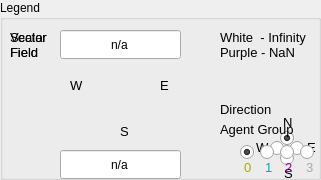
         <widget class="QGroupBox" name="groupBox_10">
          <property name="minimumSize">
           <size>
            <width>321</width>
            <height>180</height>
           </size>
          </property>
          <property name="maximumSize">
           <size>
            <width>321</width>
            <height>180</height>
           </size>
          </property>
          <property name="title">
           <string>Legend</string>
          </property>
          <widget class="QFrame" name="frameLegendVector">
           <property name="geometry">
            <rect>
             <x>10</x>
             <y>30</y>
             <width>191</width>
             <height>111</height>
            </rect>
           </property>
           <widget class="QLabel" name="labelSouth">
            <property name="geometry">
             <rect>
              <x>110</x>
              <y>92</y>
              <width>16</width>
              <height>19</height>
             </rect>
            </property>
            <property name="text">
             <string>&lt;!DOCTYPE HTML PUBLIC &quot;-//W3C//DTD HTML 4.0//EN&quot; &quot;http://www.w3.org/TR/REC-html40/strict.dtd&quot;&gt;
&lt;html&gt;&lt;head&gt;&lt;meta name=&quot;qrichtext&quot; content=&quot;1&quot; /&gt;&lt;style type=&quot;text/css&quot;&gt;
p, li { white-space: pre-wrap; }
&lt;/style&gt;&lt;/head&gt;&lt;body style=&quot; font-family:'Sans'; font-size:12pt; font-weight:400; font-style:normal;&quot;&gt;
&lt;table style=&quot;-qt-table-type: root; margin-top:4px; margin-bottom:4px; margin-left:4px; margin-right:4px;&quot;&gt;
&lt;tr&gt;
&lt;td style=&quot;border: none;&quot;&gt;
&lt;p style=&quot; margin-top:0px; margin-bottom:0px; margin-left:0px; margin-right:0px; -qt-block-indent:0; text-indent:0px;&quot;&gt;&lt;span style=&quot; font-size:10pt;&quot;&gt;S&lt;/span&gt;&lt;/p&gt;&lt;/td&gt;&lt;/tr&gt;&lt;/table&gt;&lt;/body&gt;&lt;/html&gt;</string>
            </property>
           </widget>
           <widget class="QLabel" name="labelEast">
            <property name="geometry">
             <rect>
              <x>150</x>
              <y>46</y>
              <width>16</width>
              <height>19</height>
             </rect>
            </property>
            <property name="text">
             <string>&lt;!DOCTYPE HTML PUBLIC &quot;-//W3C//DTD HTML 4.0//EN&quot; &quot;http://www.w3.org/TR/REC-html40/strict.dtd&quot;&gt;
&lt;html&gt;&lt;head&gt;&lt;meta name=&quot;qrichtext&quot; content=&quot;1&quot; /&gt;&lt;style type=&quot;text/css&quot;&gt;
p, li { white-space: pre-wrap; }
&lt;/style&gt;&lt;/head&gt;&lt;body style=&quot; font-family:'Sans'; font-size:12pt; font-weight:400; font-style:normal;&quot;&gt;
&lt;table style=&quot;-qt-table-type: root; margin-top:4px; margin-bottom:4px; margin-left:4px; margin-right:4px;&quot;&gt;
&lt;tr&gt;
&lt;td style=&quot;border: none;&quot;&gt;
&lt;p style=&quot; margin-top:0px; margin-bottom:0px; margin-left:0px; margin-right:0px; -qt-block-indent:0; text-indent:0px;&quot;&gt;&lt;span style=&quot; font-size:10pt;&quot;&gt;E&lt;/span&gt;&lt;/p&gt;&lt;/td&gt;&lt;/tr&gt;&lt;/table&gt;&lt;/body&gt;&lt;/html&gt;</string>
            </property>
           </widget>
           <widget class="QLabel" name="gradientLegendLabel">
            <property name="geometry">
             <rect>
              <x>80</x>
              <y>26</y>
              <width>64</width>
              <height>64</height>
             </rect>
            </property>
            <property name="minimumSize">
             <size>
              <width>64</width>
              <height>64</height>
             </size>
            </property>
            <property name="maximumSize">
             <size>
              <width>64</width>
              <height>64</height>
             </size>
            </property>
            <property name="toolTip">
             <string>Color scale for vector fields.</string>
            </property>
            <property name="statusTip">
             <string>Color scale for vector fields.</string>
            </property>
            <property name="text">
             <string/>
            </property>
           </widget>
           <widget class="QLabel" name="labelNorth">
            <property name="geometry">
             <rect>
              <x>106</x>
              <y>6</y>
              <width>16</width>
              <height>19</height>
             </rect>
            </property>
            <property name="text">
             <string>&lt;!DOCTYPE HTML PUBLIC &quot;-//W3C//DTD HTML 4.0//EN&quot; &quot;http://www.w3.org/TR/REC-html40/strict.dtd&quot;&gt;
&lt;html&gt;&lt;head&gt;&lt;meta name=&quot;qrichtext&quot; content=&quot;1&quot; /&gt;&lt;style type=&quot;text/css&quot;&gt;
p, li { white-space: pre-wrap; }
&lt;/style&gt;&lt;/head&gt;&lt;body style=&quot; font-family:'Sans'; font-size:12pt; font-weight:400; font-style:normal;&quot;&gt;
&lt;table style=&quot;-qt-table-type: root; margin-top:4px; margin-bottom:4px; margin-left:4px; margin-right:4px;&quot;&gt;
&lt;tr&gt;
&lt;td style=&quot;border: none;&quot;&gt;
&lt;p style=&quot; margin-top:0px; margin-bottom:0px; margin-left:0px; margin-right:0px; -qt-block-indent:0; text-indent:0px;&quot;&gt;&lt;span style=&quot; font-size:10pt;&quot;&gt;N&lt;/span&gt;&lt;/p&gt;&lt;/td&gt;&lt;/tr&gt;&lt;/table&gt;&lt;/body&gt;&lt;/html&gt;</string>
            </property>
           </widget>
           <widget class="QLabel" name="labelWest">
            <property name="geometry">
             <rect>
              <x>60</x>
              <y>46</y>
              <width>21</width>
              <height>19</height>
             </rect>
            </property>
            <property name="text">
             <string>&lt;!DOCTYPE HTML PUBLIC &quot;-//W3C//DTD HTML 4.0//EN&quot; &quot;http://www.w3.org/TR/REC-html40/strict.dtd&quot;&gt;
&lt;html&gt;&lt;head&gt;&lt;meta name=&quot;qrichtext&quot; content=&quot;1&quot; /&gt;&lt;style type=&quot;text/css&quot;&gt;
p, li { white-space: pre-wrap; }
&lt;/style&gt;&lt;/head&gt;&lt;body style=&quot; font-family:'Sans'; font-size:12pt; font-weight:400; font-style:normal;&quot;&gt;
&lt;table style=&quot;-qt-table-type: root; margin-top:4px; margin-bottom:4px; margin-left:4px; margin-right:4px;&quot;&gt;
&lt;tr&gt;
&lt;td style=&quot;border: none;&quot;&gt;
&lt;p style=&quot; margin-top:0px; margin-bottom:0px; margin-left:0px; margin-right:0px; -qt-block-indent:0; text-indent:0px;&quot;&gt;&lt;span style=&quot; font-size:10pt;&quot;&gt;W&lt;/span&gt;&lt;/p&gt;&lt;/td&gt;&lt;/tr&gt;&lt;/table&gt;&lt;/body&gt;&lt;/html&gt;</string>
            </property>
           </widget>
           <widget class="QLabel" name="label_10">
            <property name="geometry">
             <rect>
              <x>0</x>
              <y>0</y>
              <width>51</width>
              <height>31</height>
             </rect>
            </property>
            <property name="text">
             <string>&lt;!DOCTYPE HTML PUBLIC &quot;-//W3C//DTD HTML 4.0//EN&quot; &quot;http://www.w3.org/TR/REC-html40/strict.dtd&quot;&gt;
&lt;html&gt;&lt;head&gt;&lt;meta name=&quot;qrichtext&quot; content=&quot;1&quot; /&gt;&lt;style type=&quot;text/css&quot;&gt;
p, li { white-space: pre-wrap; }
&lt;/style&gt;&lt;/head&gt;&lt;body style=&quot; font-family:'DejaVu Sans'; font-size:11pt; font-weight:400; font-style:normal;&quot;&gt;
&lt;table border=&quot;0&quot; style=&quot;-qt-table-type: root; margin-top:4px; margin-bottom:4px; margin-left:4px; margin-right:4px;&quot;&gt;
&lt;tr&gt;
&lt;td style=&quot;border: none;&quot;&gt;
&lt;p style=&quot; margin-top:0px; margin-bottom:0px; margin-left:0px; margin-right:0px; -qt-block-indent:0; text-indent:0px;&quot;&gt;&lt;span style=&quot; font-family:'Sans'; font-size:10pt;&quot;&gt;Vector&lt;/span&gt;&lt;/p&gt;
&lt;p style=&quot; margin-top:0px; margin-bottom:0px; margin-left:0px; margin-right:0px; -qt-block-indent:0; text-indent:0px;&quot;&gt;&lt;span style=&quot; font-family:'Sans'; font-size:10pt;&quot;&gt;Field&lt;/span&gt;&lt;/p&gt;&lt;/td&gt;&lt;/tr&gt;&lt;/table&gt;&lt;/body&gt;&lt;/html&gt;</string>
            </property>
           </widget>
          </widget>
          <widget class="QFrame" name="frameLegendValue">
           <property name="geometry">
            <rect>
             <x>0</x>
             <y>30</y>
             <width>221</width>
             <height>151</height>
            </rect>
           </property>
           <widget class="QLabel" name="valueLegendLabel">
            <property name="geometry">
             <rect>
              <x>96</x>
              <y>40</y>
              <width>51</width>
              <height>64</height>
             </rect>
            </property>
            <property name="toolTip">
             <string>Color scale for scalar fields.</string>
            </property>
            <property name="statusTip">
             <string>Color scale for scalar fields.</string>
            </property>
            <property name="text">
             <string/>
            </property>
           </widget>
           <widget class="QLabel" name="label_11">
            <property name="geometry">
             <rect>
              <x>10</x>
              <y>0</y>
              <width>51</width>
              <height>31</height>
             </rect>
            </property>
            <property name="text">
             <string>&lt;!DOCTYPE HTML PUBLIC &quot;-//W3C//DTD HTML 4.0//EN&quot; &quot;http://www.w3.org/TR/REC-html40/strict.dtd&quot;&gt;
&lt;html&gt;&lt;head&gt;&lt;meta name=&quot;qrichtext&quot; content=&quot;1&quot; /&gt;&lt;style type=&quot;text/css&quot;&gt;
p, li { white-space: pre-wrap; }
&lt;/style&gt;&lt;/head&gt;&lt;body style=&quot; font-family:'DejaVu Sans'; font-size:11pt; font-weight:400; font-style:normal;&quot;&gt;
&lt;table border=&quot;0&quot; style=&quot;-qt-table-type: root; margin-top:4px; margin-bottom:4px; margin-left:4px; margin-right:4px;&quot;&gt;
&lt;tr&gt;
&lt;td style=&quot;border: none;&quot;&gt;
&lt;p style=&quot; margin-top:0px; margin-bottom:0px; margin-left:0px; margin-right:0px; -qt-block-indent:0; text-indent:0px;&quot;&gt;&lt;span style=&quot; font-family:'Sans'; font-size:10pt;&quot;&gt;Scalar&lt;/span&gt;&lt;/p&gt;
&lt;p style=&quot; margin-top:0px; margin-bottom:0px; margin-left:0px; margin-right:0px; -qt-block-indent:0; text-indent:0px;&quot;&gt;&lt;span style=&quot; font-family:'Sans'; font-size:10pt;&quot;&gt;Field&lt;/span&gt;&lt;/p&gt;&lt;/td&gt;&lt;/tr&gt;&lt;/table&gt;&lt;/body&gt;&lt;/html&gt;</string>
            </property>
           </widget>
           <widget class="QLineEdit" name="colorScaleMaxLineEdit">
            <property name="geometry">
             <rect>
              <x>60</x>
              <y>0</y>
              <width>121</width>
              <height>29</height>
             </rect>
            </property>
            <property name="toolTip">
             <string>Color scale's upper bound
[Shift + Left Mouse Button] to select in view.</string>
            </property>
            <property name="statusTip">
             <string>Color scale's upper bound. [Shift + Left Mouse Button] to select in view.</string>
            </property>
            <property name="text">
             <string>n/a</string>
            </property>
            <property name="maxLength">
             <number>12</number>
            </property>
            <property name="alignment">
             <set>Qt::AlignCenter</set>
            </property>
           </widget>
           <widget class="QLineEdit" name="colorScaleMinLineEdit">
            <property name="geometry">
             <rect>
              <x>60</x>
              <y>120</y>
              <width>121</width>
              <height>29</height>
             </rect>
            </property>
            <property name="toolTip">
             <string>Color scale's lower bound. [Ctrl + Left Mouse Button] to select in view.</string>
            </property>
            <property name="statusTip">
             <string>Color scale's lower bound. [Ctrl + Left Mouse Button] to select in view.</string>
            </property>
            <property name="text">
             <string>n/a</string>
            </property>
            <property name="maxLength">
             <number>12</number>
            </property>
            <property name="alignment">
             <set>Qt::AlignCenter</set>
            </property>
           </widget>
           <zorder>valueLegendLabel</zorder>
           <zorder>label_11</zorder>
           <zorder>colorScaleMinLineEdit</zorder>
           <zorder>colorScaleMaxLineEdit</zorder>
          </widget>
          <widget class="QLabel" name="label_9">
           <property name="geometry">
            <rect>
             <x>220</x>
             <y>20</y>
             <width>101</width>
             <height>51</height>
            </rect>
           </property>
           <property name="text">
            <string>&lt;!DOCTYPE HTML PUBLIC &quot;-//W3C//DTD HTML 4.0//EN&quot; &quot;http://www.w3.org/TR/REC-html40/strict.dtd&quot;&gt;
&lt;html&gt;&lt;head&gt;&lt;meta name=&quot;qrichtext&quot; content=&quot;1&quot; /&gt;&lt;style type=&quot;text/css&quot;&gt;
p, li { white-space: pre-wrap; }
&lt;/style&gt;&lt;/head&gt;&lt;body style=&quot; font-family:'Sans'; font-size:12pt; font-weight:400; font-style:normal;&quot;&gt;
&lt;table border=&quot;0&quot; style=&quot;-qt-table-type: root; margin-top:4px; margin-bottom:4px; margin-left:4px; margin-right:4px;&quot;&gt;
&lt;tr&gt;
&lt;td style=&quot;border: none;&quot;&gt;
&lt;p style=&quot; margin-top:0px; margin-bottom:0px; margin-left:0px; margin-right:0px; -qt-block-indent:0; text-indent:0px;&quot;&gt;&lt;span style=&quot; font-size:10pt;&quot;&gt;White  - Infinity&lt;/span&gt;&lt;/p&gt;
&lt;p style=&quot; margin-top:0px; margin-bottom:0px; margin-left:0px; margin-right:0px; -qt-block-indent:0; text-indent:0px;&quot;&gt;&lt;span style=&quot; font-size:10pt;&quot;&gt;Purple - NaN&lt;/span&gt;&lt;/p&gt;&lt;/td&gt;&lt;/tr&gt;&lt;/table&gt;&lt;/body&gt;&lt;/html&gt;</string>
           </property>
          </widget>
          <widget class="QFrame" name="frameDirections">
           <property name="geometry">
            <rect>
             <x>160</x>
             <y>100</y>
             <width>161</width>
             <height>91</height>
            </rect>
           </property>
           <property name="frameShape">
            <enum>QFrame::NoFrame</enum>
           </property>
           <property name="frameShadow">
            <enum>QFrame::Raised</enum>
           </property>
           <widget class="QRadioButton" name="radioButtonDirectionNorth">
            <property name="geometry">
             <rect>
              <x>120</x>
              <y>30</y>
              <width>16</width>
              <height>16</height>
             </rect>
            </property>
            <property name="layoutDirection">
             <enum>Qt::LeftToRight</enum>
            </property>
            <property name="text">
             <string/>
            </property>
            <property name="checked">
             <bool>true</bool>
            </property>
           </widget>
           <widget class="QRadioButton" name="radioButtonDirectionEast">
            <property name="geometry">
             <rect>
              <x>130</x>
              <y>40</y>
              <width>16</width>
              <height>16</height>
             </rect>
            </property>
            <property name="layoutDirection">
             <enum>Qt::LeftToRight</enum>
            </property>
            <property name="text">
             <string/>
            </property>
           </widget>
           <widget class="QRadioButton" name="radioButtonDirectionSouth">
            <property name="geometry">
             <rect>
              <x>120</x>
              <y>50</y>
              <width>16</width>
              <height>16</height>
             </rect>
            </property>
            <property name="layoutDirection">
             <enum>Qt::LeftToRight</enum>
            </property>
            <property name="text">
             <string/>
            </property>
           </widget>
           <widget class="QRadioButton" name="radioButtonDirectionWest">
            <property name="geometry">
             <rect>
              <x>110</x>
              <y>40</y>
              <width>16</width>
              <height>16</height>
             </rect>
            </property>
            <property name="layoutDirection">
             <enum>Qt::LeftToRight</enum>
            </property>
            <property name="text">
             <string/>
            </property>
           </widget>
           <widget class="QLabel" name="labelDirection">
            <property name="geometry">
             <rect>
              <x>60</x>
              <y>0</y>
              <width>75</width>
              <height>19</height>
             </rect>
            </property>
            <property name="text">
             <string>&lt;!DOCTYPE HTML PUBLIC &quot;-//W3C//DTD HTML 4.0//EN&quot; &quot;http://www.w3.org/TR/REC-html40/strict.dtd&quot;&gt;
&lt;html&gt;&lt;head&gt;&lt;meta name=&quot;qrichtext&quot; content=&quot;1&quot; /&gt;&lt;style type=&quot;text/css&quot;&gt;
p, li { white-space: pre-wrap; }
&lt;/style&gt;&lt;/head&gt;&lt;body style=&quot; font-family:'Sans'; font-size:12pt; font-weight:400; font-style:normal;&quot;&gt;
&lt;table style=&quot;-qt-table-type: root; margin-top:4px; margin-bottom:4px; margin-left:4px; margin-right:4px;&quot;&gt;
&lt;tr&gt;
&lt;td style=&quot;border: none;&quot;&gt;
&lt;p style=&quot; margin-top:0px; margin-bottom:0px; margin-left:0px; margin-right:0px; -qt-block-indent:0; text-indent:0px;&quot;&gt;&lt;span style=&quot; font-size:10pt;&quot;&gt;Direction&lt;/span&gt;&lt;/p&gt;&lt;/td&gt;&lt;/tr&gt;&lt;/table&gt;&lt;/body&gt;&lt;/html&gt;</string>
            </property>
           </widget>
           <widget class="QLabel" name="labelDirectionNorth">
            <property name="geometry">
             <rect>
              <x>123</x>
              <y>15</y>
              <width>16</width>
              <height>16</height>
             </rect>
            </property>
            <property name="toolTip">
             <string>Show values for direction north.</string>
            </property>
            <property name="statusTip">
             <string>Show values for direction north.</string>
            </property>
            <property name="text">
             <string>&lt;!DOCTYPE HTML PUBLIC &quot;-//W3C//DTD HTML 4.0//EN&quot; &quot;http://www.w3.org/TR/REC-html40/strict.dtd&quot;&gt;
&lt;html&gt;&lt;head&gt;&lt;meta name=&quot;qrichtext&quot; content=&quot;1&quot; /&gt;&lt;style type=&quot;text/css&quot;&gt;
p, li { white-space: pre-wrap; }
&lt;/style&gt;&lt;/head&gt;&lt;body style=&quot; font-family:'Sans'; font-size:12pt; font-weight:400; font-style:normal;&quot;&gt;
&lt;table style=&quot;-qt-table-type: root; margin-top:4px; margin-bottom:4px; margin-left:4px; margin-right:4px;&quot;&gt;
&lt;tr&gt;
&lt;td style=&quot;border: none;&quot;&gt;
&lt;p style=&quot; margin-top:0px; margin-bottom:0px; margin-left:0px; margin-right:0px; -qt-block-indent:0; text-indent:0px;&quot;&gt;&lt;span style=&quot; font-size:10pt;&quot;&gt;N&lt;/span&gt;&lt;/p&gt;&lt;/td&gt;&lt;/tr&gt;&lt;/table&gt;&lt;/body&gt;&lt;/html&gt;</string>
            </property>
            <property name="alignment">
             <set>Qt::AlignCenter</set>
            </property>
           </widget>
           <widget class="QLabel" name="labelDirectionEast">
            <property name="geometry">
             <rect>
              <x>147</x>
              <y>40</y>
              <width>16</width>
              <height>16</height>
             </rect>
            </property>
            <property name="toolTip">
             <string>Show values for direction east.</string>
            </property>
            <property name="statusTip">
             <string>Show values for direction east.</string>
            </property>
            <property name="text">
             <string>&lt;!DOCTYPE HTML PUBLIC &quot;-//W3C//DTD HTML 4.0//EN&quot; &quot;http://www.w3.org/TR/REC-html40/strict.dtd&quot;&gt;
&lt;html&gt;&lt;head&gt;&lt;meta name=&quot;qrichtext&quot; content=&quot;1&quot; /&gt;&lt;style type=&quot;text/css&quot;&gt;
p, li { white-space: pre-wrap; }
&lt;/style&gt;&lt;/head&gt;&lt;body style=&quot; font-family:'Sans'; font-size:12pt; font-weight:400; font-style:normal;&quot;&gt;
&lt;table style=&quot;-qt-table-type: root; margin-top:4px; margin-bottom:4px; margin-left:4px; margin-right:4px;&quot;&gt;
&lt;tr&gt;
&lt;td style=&quot;border: none;&quot;&gt;
&lt;p style=&quot; margin-top:0px; margin-bottom:0px; margin-left:0px; margin-right:0px; -qt-block-indent:0; text-indent:0px;&quot;&gt;&lt;span style=&quot; font-size:10pt;&quot;&gt;E&lt;/span&gt;&lt;/p&gt;&lt;/td&gt;&lt;/tr&gt;&lt;/table&gt;&lt;/body&gt;&lt;/html&gt;</string>
            </property>
            <property name="alignment">
             <set>Qt::AlignCenter</set>
            </property>
           </widget>
           <widget class="QLabel" name="labelDirectionSouth">
            <property name="geometry">
             <rect>
              <x>124</x>
              <y>66</y>
              <width>16</width>
              <height>16</height>
             </rect>
            </property>
            <property name="toolTip">
             <string>Show values for direction south.</string>
            </property>
            <property name="statusTip">
             <string>Show values for direction south.</string>
            </property>
            <property name="text">
             <string>&lt;!DOCTYPE HTML PUBLIC &quot;-//W3C//DTD HTML 4.0//EN&quot; &quot;http://www.w3.org/TR/REC-html40/strict.dtd&quot;&gt;
&lt;html&gt;&lt;head&gt;&lt;meta name=&quot;qrichtext&quot; content=&quot;1&quot; /&gt;&lt;style type=&quot;text/css&quot;&gt;
p, li { white-space: pre-wrap; }
&lt;/style&gt;&lt;/head&gt;&lt;body style=&quot; font-family:'Sans'; font-size:12pt; font-weight:400; font-style:normal;&quot;&gt;
&lt;table style=&quot;-qt-table-type: root; margin-top:4px; margin-bottom:4px; margin-left:4px; margin-right:4px;&quot;&gt;
&lt;tr&gt;
&lt;td style=&quot;border: none;&quot;&gt;
&lt;p style=&quot; margin-top:0px; margin-bottom:0px; margin-left:0px; margin-right:0px; -qt-block-indent:0; text-indent:0px;&quot;&gt;&lt;span style=&quot; font-size:10pt;&quot;&gt;S&lt;/span&gt;&lt;/p&gt;&lt;/td&gt;&lt;/tr&gt;&lt;/table&gt;&lt;/body&gt;&lt;/html&gt;</string>
            </property>
            <property name="alignment">
             <set>Qt::AlignCenter</set>
            </property>
           </widget>
           <widget class="QLabel" name="labelDirectionWest">
            <property name="geometry">
             <rect>
              <x>96</x>
              <y>40</y>
              <width>16</width>
              <height>16</height>
             </rect>
            </property>
            <property name="toolTip">
             <string>Show values for direction west.</string>
            </property>
            <property name="statusTip">
             <string>Show values for direction west.</string>
            </property>
            <property name="text">
             <string>&lt;!DOCTYPE HTML PUBLIC &quot;-//W3C//DTD HTML 4.0//EN&quot; &quot;http://www.w3.org/TR/REC-html40/strict.dtd&quot;&gt;
&lt;html&gt;&lt;head&gt;&lt;meta name=&quot;qrichtext&quot; content=&quot;1&quot; /&gt;&lt;style type=&quot;text/css&quot;&gt;
p, li { white-space: pre-wrap; }
&lt;/style&gt;&lt;/head&gt;&lt;body style=&quot; font-family:'Sans'; font-size:12pt; font-weight:400; font-style:normal;&quot;&gt;
&lt;table style=&quot;-qt-table-type: root; margin-top:4px; margin-bottom:4px; margin-left:4px; margin-right:4px;&quot;&gt;
&lt;tr&gt;
&lt;td style=&quot;border: none;&quot;&gt;
&lt;p style=&quot; margin-top:0px; margin-bottom:0px; margin-left:0px; margin-right:0px; -qt-block-indent:0; text-indent:0px;&quot;&gt;&lt;span style=&quot; font-size:10pt;&quot;&gt;W&lt;/span&gt;&lt;/p&gt;&lt;/td&gt;&lt;/tr&gt;&lt;/table&gt;&lt;/body&gt;&lt;/html&gt;</string>
            </property>
            <property name="alignment">
             <set>Qt::AlignCenter</set>
            </property>
           </widget>
          </widget>
          <widget class="QFrame" name="frameGroups">
           <property name="geometry">
            <rect>
             <x>150</x>
             <y>120</y>
             <width>171</width>
             <height>61</height>
            </rect>
           </property>
           <property name="frameShape">
            <enum>QFrame::NoFrame</enum>
           </property>
           <property name="frameShadow">
            <enum>QFrame::Raised</enum>
           </property>
           <widget class="QRadioButton" name="radioButtonAgentGroup0">
            <property name="geometry">
             <rect>
              <x>90</x>
              <y>20</y>
              <width>16</width>
              <height>24</height>
             </rect>
            </property>
            <property name="toolTip">
             <string>Show field for agent group 0.</string>
            </property>
            <property name="statusTip">
             <string>Show field for agent group 0.</string>
            </property>
            <property name="layoutDirection">
             <enum>Qt::LeftToRight</enum>
            </property>
            <property name="text">
             <string/>
            </property>
            <property name="checked">
             <bool>true</bool>
            </property>
           </widget>
           <widget class="QRadioButton" name="radioButtonAgentGroup1">
            <property name="geometry">
             <rect>
              <x>110</x>
              <y>20</y>
              <width>16</width>
              <height>24</height>
             </rect>
            </property>
            <property name="toolTip">
             <string>Show field for agent group 1.</string>
            </property>
            <property name="statusTip">
             <string>Show field for agent group 1.</string>
            </property>
            <property name="layoutDirection">
             <enum>Qt::LeftToRight</enum>
            </property>
            <property name="text">
             <string/>
            </property>
           </widget>
           <widget class="QRadioButton" name="radioButtonAgentGroup2">
            <property name="geometry">
             <rect>
              <x>130</x>
              <y>20</y>
              <width>16</width>
              <height>24</height>
             </rect>
            </property>
            <property name="toolTip">
             <string>Show field for agent group 2.</string>
            </property>
            <property name="statusTip">
             <string>Show field for agent group 2.</string>
            </property>
            <property name="layoutDirection">
             <enum>Qt::LeftToRight</enum>
            </property>
            <property name="text">
             <string/>
            </property>
           </widget>
           <widget class="QRadioButton" name="radioButtonAgentGroup3">
            <property name="geometry">
             <rect>
              <x>150</x>
              <y>20</y>
              <width>16</width>
              <height>24</height>
             </rect>
            </property>
            <property name="toolTip">
             <string>Show field for agent group 3.</string>
            </property>
            <property name="statusTip">
             <string>Show field for agent group 3.</string>
            </property>
            <property name="layoutDirection">
             <enum>Qt::LeftToRight</enum>
            </property>
            <property name="text">
             <string/>
            </property>
           </widget>
           <widget class="QLabel" name="labelGroups">
            <property name="geometry">
             <rect>
              <x>70</x>
              <y>0</y>
              <width>161</width>
              <height>19</height>
             </rect>
            </property>
            <property name="text">
             <string>&lt;!DOCTYPE HTML PUBLIC &quot;-//W3C//DTD HTML 4.0//EN&quot; &quot;http://www.w3.org/TR/REC-html40/strict.dtd&quot;&gt;
&lt;html&gt;&lt;head&gt;&lt;meta name=&quot;qrichtext&quot; content=&quot;1&quot; /&gt;&lt;style type=&quot;text/css&quot;&gt;
p, li { white-space: pre-wrap; }
&lt;/style&gt;&lt;/head&gt;&lt;body style=&quot; font-family:'DejaVu Sans'; font-size:11pt; font-weight:400; font-style:normal;&quot;&gt;
&lt;table border=&quot;0&quot; style=&quot;-qt-table-type: root; margin-top:4px; margin-bottom:4px; margin-left:4px; margin-right:4px;&quot;&gt;
&lt;tr&gt;
&lt;td style=&quot;border: none;&quot;&gt;
&lt;p style=&quot; margin-top:0px; margin-bottom:0px; margin-left:0px; margin-right:0px; -qt-block-indent:0; text-indent:0px;&quot;&gt;&lt;span style=&quot; font-family:'Sans'; font-size:10pt;&quot;&gt;Agent Group&lt;/span&gt;&lt;/p&gt;&lt;/td&gt;&lt;/tr&gt;&lt;/table&gt;&lt;/body&gt;&lt;/html&gt;</string>
            </property>
           </widget>
           <widget class="QLabel" name="labelGroup0">
            <property name="geometry">
             <rect>
              <x>94</x>
              <y>40</y>
              <width>16</width>
              <height>16</height>
             </rect>
            </property>
            <property name="text">
             <string>&lt;!DOCTYPE HTML PUBLIC &quot;-//W3C//DTD HTML 4.0//EN&quot; &quot;http://www.w3.org/TR/REC-html40/strict.dtd&quot;&gt;
&lt;html&gt;&lt;head&gt;&lt;meta name=&quot;qrichtext&quot; content=&quot;1&quot; /&gt;&lt;style type=&quot;text/css&quot;&gt;
p, li { white-space: pre-wrap; }
&lt;/style&gt;&lt;/head&gt;&lt;body style=&quot; font-family:'DejaVu Sans'; font-size:11pt; font-weight:400; font-style:normal;&quot;&gt;
&lt;table border=&quot;0&quot; style=&quot;-qt-table-type: root; margin-top:4px; margin-bottom:4px; margin-left:4px; margin-right:4px;&quot;&gt;
&lt;tr&gt;
&lt;td style=&quot;border: none;&quot;&gt;
&lt;p style=&quot; margin-top:0px; margin-bottom:0px; margin-left:0px; margin-right:0px; -qt-block-indent:0; text-indent:0px;&quot;&gt;&lt;span style=&quot; font-family:'Sans'; font-size:10pt; color:#aaaa00;&quot;&gt;0&lt;/span&gt;&lt;/p&gt;&lt;/td&gt;&lt;/tr&gt;&lt;/table&gt;&lt;/body&gt;&lt;/html&gt;</string>
            </property>
            <property name="alignment">
             <set>Qt::AlignCenter</set>
            </property>
           </widget>
           <widget class="QLabel" name="labelGroup1">
            <property name="geometry">
             <rect>
              <x>115</x>
              <y>40</y>
              <width>16</width>
              <height>16</height>
             </rect>
            </property>
            <property name="text">
             <string>&lt;!DOCTYPE HTML PUBLIC &quot;-//W3C//DTD HTML 4.0//EN&quot; &quot;http://www.w3.org/TR/REC-html40/strict.dtd&quot;&gt;
&lt;html&gt;&lt;head&gt;&lt;meta name=&quot;qrichtext&quot; content=&quot;1&quot; /&gt;&lt;style type=&quot;text/css&quot;&gt;
p, li { white-space: pre-wrap; }
&lt;/style&gt;&lt;/head&gt;&lt;body style=&quot; font-family:'DejaVu Sans'; font-size:11pt; font-weight:400; font-style:normal;&quot;&gt;
&lt;table border=&quot;0&quot; style=&quot;-qt-table-type: root; margin-top:4px; margin-bottom:4px; margin-left:4px; margin-right:4px;&quot;&gt;
&lt;tr&gt;
&lt;td style=&quot;border: none;&quot;&gt;
&lt;p style=&quot; margin-top:0px; margin-bottom:0px; margin-left:0px; margin-right:0px; -qt-block-indent:0; text-indent:0px;&quot;&gt;&lt;span style=&quot; font-family:'Sans'; font-size:10pt; color:#00aaaa;&quot;&gt;1&lt;/span&gt;&lt;/p&gt;&lt;/td&gt;&lt;/tr&gt;&lt;/table&gt;&lt;/body&gt;&lt;/html&gt;</string>
            </property>
            <property name="alignment">
             <set>Qt::AlignCenter</set>
            </property>
           </widget>
           <widget class="QLabel" name="labelGroup2">
            <property name="geometry">
             <rect>
              <x>135</x>
              <y>40</y>
              <width>16</width>
              <height>16</height>
             </rect>
            </property>
            <property name="text">
             <string>&lt;!DOCTYPE HTML PUBLIC &quot;-//W3C//DTD HTML 4.0//EN&quot; &quot;http://www.w3.org/TR/REC-html40/strict.dtd&quot;&gt;
&lt;html&gt;&lt;head&gt;&lt;meta name=&quot;qrichtext&quot; content=&quot;1&quot; /&gt;&lt;style type=&quot;text/css&quot;&gt;
p, li { white-space: pre-wrap; }
&lt;/style&gt;&lt;/head&gt;&lt;body style=&quot; font-family:'DejaVu Sans'; font-size:11pt; font-weight:400; font-style:normal;&quot;&gt;
&lt;table border=&quot;0&quot; style=&quot;-qt-table-type: root; margin-top:4px; margin-bottom:4px; margin-left:4px; margin-right:4px;&quot;&gt;
&lt;tr&gt;
&lt;td style=&quot;border: none;&quot;&gt;
&lt;p style=&quot; margin-top:0px; margin-bottom:0px; margin-left:0px; margin-right:0px; -qt-block-indent:0; text-indent:0px;&quot;&gt;&lt;span style=&quot; font-family:'Sans'; font-size:10pt; color:#aa00aa;&quot;&gt;2&lt;/span&gt;&lt;/p&gt;&lt;/td&gt;&lt;/tr&gt;&lt;/table&gt;&lt;/body&gt;&lt;/html&gt;</string>
            </property>
            <property name="alignment">
             <set>Qt::AlignCenter</set>
            </property>
           </widget>
           <widget class="QLabel" name="labelGroup3">
            <property name="geometry">
             <rect>
              <x>156</x>
              <y>40</y>
              <width>16</width>
              <height>16</height>
             </rect>
            </property>
            <property name="text">
             <string>&lt;!DOCTYPE HTML PUBLIC &quot;-//W3C//DTD HTML 4.0//EN&quot; &quot;http://www.w3.org/TR/REC-html40/strict.dtd&quot;&gt;
&lt;html&gt;&lt;head&gt;&lt;meta name=&quot;qrichtext&quot; content=&quot;1&quot; /&gt;&lt;style type=&quot;text/css&quot;&gt;
p, li { white-space: pre-wrap; }
&lt;/style&gt;&lt;/head&gt;&lt;body style=&quot; font-family:'DejaVu Sans'; font-size:11pt; font-weight:400; font-style:normal;&quot;&gt;
&lt;table border=&quot;0&quot; style=&quot;-qt-table-type: root; margin-top:4px; margin-bottom:4px; margin-left:4px; margin-right:4px;&quot;&gt;
&lt;tr&gt;
&lt;td style=&quot;border: none;&quot;&gt;
&lt;p style=&quot; margin-top:0px; margin-bottom:0px; margin-left:0px; margin-right:0px; -qt-block-indent:0; text-indent:0px;&quot;&gt;&lt;span style=&quot; font-family:'Sans'; font-size:10pt; color:#aaaaaa;&quot;&gt;3&lt;/span&gt;&lt;/p&gt;&lt;/td&gt;&lt;/tr&gt;&lt;/table&gt;&lt;/body&gt;&lt;/html&gt;</string>
            </property>
            <property name="alignment">
             <set>Qt::AlignCenter</set>
            </property>
           </widget>
           <zorder>labelGroups</zorder>
           <zorder>labelGroup0</zorder>
           <zorder>labelGroup1</zorder>
           <zorder>labelGroup2</zorder>
           <zorder>labelGroup3</zorder>
           <zorder>radioButtonAgentGroup1</zorder>
           <zorder>radioButtonAgentGroup2</zorder>
           <zorder>radioButtonAgentGroup0</zorder>
           <zorder>radioButtonAgentGroup3</zorder>
          </widget>
         </widget>
